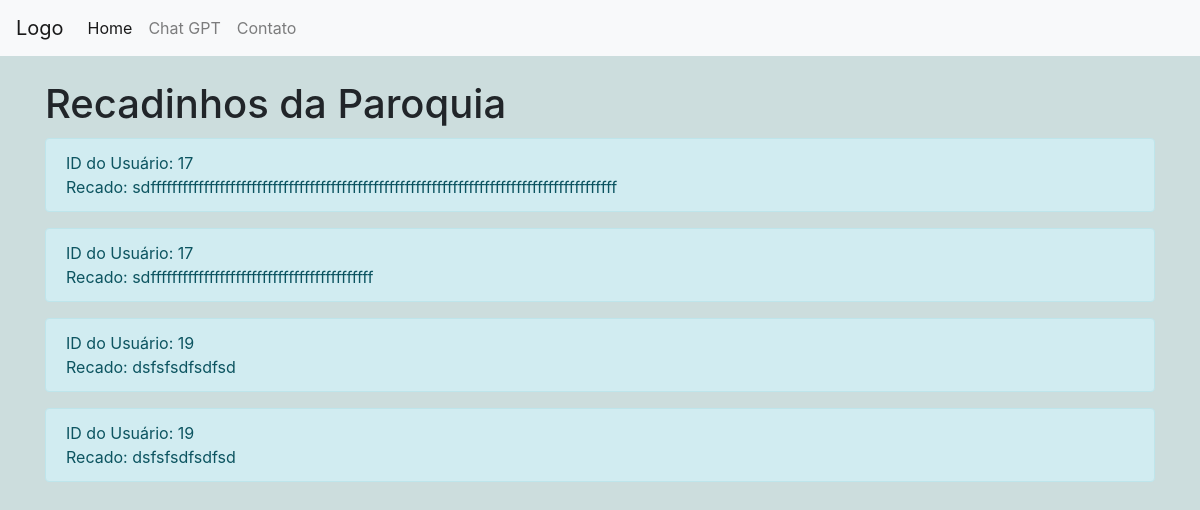
Page /noticias.php (signed in) on the committed database.
### tables this page shows
CREATE TABLE `recadinhos_da_paroquia` (
  `idrec` int(11) NOT NULL,
  `recado` text DEFAULT NULL,
  `iduser` int(11) DEFAULT NULL
);

### noticias.php (the view, shortened to what this page needs)
<?php
if (isset($_SESSION['iduser'])) {
    $credenciais = parse_ini_file("credenciais_banco.txt");
    $host = $credenciais['host'];
    $username = $credenciais['username'];
    $password = $credenciais['password'];
    $dbname = $credenciais['dbname'];
    $conn = new mysqli($host, $username, $password, $dbname);
    $sql_recados = "SELECT * FROM recadinhos_da_paroquia";
    $result_recados = $conn->query($sql_recados);
?>
<!DOCTYPE html>
<html>
<head>
  <link rel="stylesheet" href="https://stackpath.bootstrapcdn.com/bootstrap/4.5.2/css/bootstrap.min.css">
  <link rel="stylesheet" href="style.css">
</head>
<body>
  <nav class="navbar navbar-expand-lg navbar-light bg-light">
    <a class="navbar-brand" href="#">Logo</a>
    <div class="collapse navbar-collapse" id="navbarNav">
      <ul class="navbar-nav">
        <li class="nav-item active">
          <a class="nav-link" href="home_aluno.php">Home <span class="sr-only">(current)</span></a>
        </li>
        <li class="nav-item">
          <a class="nav-link" href="chatgpt_aluno.php">Chat GPT</a>
        </li>
        <li class="nav-item">
          <a class="nav-link" href="#">Contato</a>
        </li>
      </ul>
    </div>
  </nav>
  <div class="container mt-4">
    <h1>Recadinhos da Paroquia</h1>
    <?php
    if ($result_recados->num_rows > 0) {
        while ($row_recado = $result_recados->fetch_assoc()) {
            $id_user_recado = $row_recado['iduser'];
            $recado = $row_recado['recado'];
            echo "<div class='alert alert-info'>ID do Usuário: $id_user_recado<br>Recado: $recado</div>";
        }
    } else {
        echo "<p>Nenhum recado encontrado.</p>";
    }
    ?>
  </div>
</body>
</html>
<?php
} else {
  echo "ID do usuário não encontrado.";
}
?>

### style.css (style rules this page uses)
body { background-color: rgb(204, 221, 221); }
.alert { margin-top: 10px; }

### rows in the picture
recadinhos_da_paroquia: iduser "17", recado "sdffffffffffffffffffffffffffffffffffffffffffffffffffffffffffffffffffffffffffffffffffffffff"
recadinhos_da_paroquia: iduser "17", recado "sdffffffffffffffffffffffffffffffffffffffffff"
recadinhos_da_paroquia: iduser "19", recado "dsfsfsdfsdfsd"
recadinhos_da_paroquia: iduser "19", recado "dsfsfsdfsdfsd"
